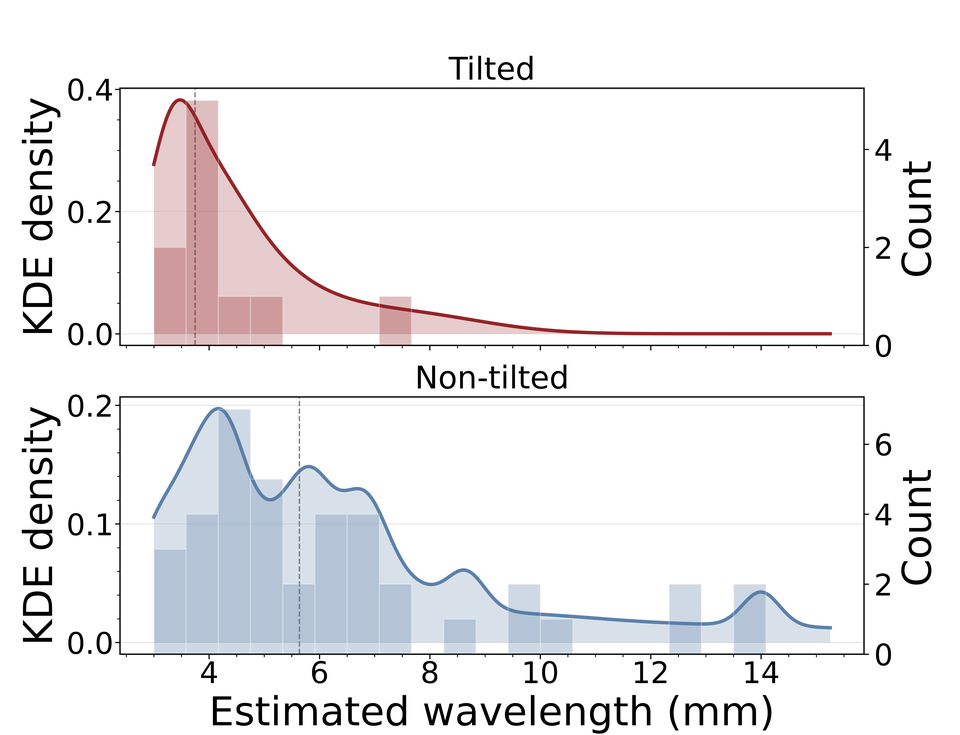
#> input picture src/paper_draft/wavelengths/plots/histogram/histogram_kde_tilted_vs_nontilted.png, 960 x 735 px, shrunk from 5640 x 4320 before the run, given as the content of the folder data/col_segmented/edited, which was not available
$ python histogram.py
#> lines starting #> are read from the running program, lines starting #| are printed output that depends on the picture; after the words box and inside, x2 and y2 are one past the last pixel; in counts of white or black regions, pixels touching at a corner belong together; pictures that were not available may be replaced by others from this repository, and a replacement may not be noted
from pathlib import Path
import numpy as np
import matplotlib.pyplot as plt
import imageio.v2 as imageio
from skimage import measure
from skimage.morphology import skeletonize
from scipy import signal
import networkx as nx


COLOR_TILTED = "#901A1E"
COLOR_NON_TILTED = "#547AA5"


def set_plot_style():
    """Apply paper_draft-like plotting defaults."""
    plt.rcParams.update(
        {
            "figure.dpi": 150,
            "savefig.dpi": 600,
            "font.size": 22,
            "axes.titlesize": 22,
            "axes.labelsize": 28,
            "xtick.labelsize": 21,
            "ytick.labelsize": 21,
            "legend.fontsize": 17,
            "axes.grid": True,
            "grid.alpha": 0.3,
            "grid.linewidth": 0.7,
            "axes.spines.top": True,
            "axes.spines.right": True,
        }
    )


def style_axes(ax):
    """Paper-style axes: transparent face, outward ticks, soft grid."""
    ax.set_facecolor("none")
    for spine in ax.spines.values():
        spine.set_visible(True)
        spine.set_color("black")
        spine.set_linewidth(0.9)
    ax.minorticks_on()
    ax.grid(True, axis="y", which="major", alpha=0.3, linewidth=0.7)
    ax.grid(False, axis="x", which="both")
    ax.tick_params(axis="both", which="both", direction="out", top=False, right=False, pad=1)


def build_skeleton_graph(mask):
    """Build a pixel-level graph from a binary mask skeleton."""
    skel = skeletonize(mask)
    coords = [tuple(p) for p in np.transpose(np.where(skel))]
    if len(coords) == 0:
        return None, skel, []

    graph = nx.Graph()
    dirs = [(-1, -1), (-1, 0), (-1, 1), (0, -1), (0, 1), (1, -1), (1, 0), (1, 1)]
    skel_set = set(coords)

    for p in coords:
        graph.add_node(p)
    for p in coords:
        y, x = p
        for dy, dx in dirs:
            q = (y + dy, x + dx)
            if q in skel_set:
                graph.add_edge(p, q, weight=1)

    return graph, skel, coords


def find_main_trunk(graph, coords):
    """Find trunk path from topmost pixel to farthest graph node."""
    if graph is None or len(coords) == 0:
        return []
    start = min(coords, key=lambda p: p[0])
    lengths = nx.single_source_shortest_path_length(graph, start)
    far = max(lengths, key=lengths.get)
    return nx.shortest_path(graph, source=start, target=far)


def compute_theta_timeseries(path, dx_pixels, start_offset=200):
    """Sample trunk path and compute orientation series along arc-length."""
    pts = np.array(path, dtype=float)
    if pts.shape[0] < 2:
        return None, None

    diffs = np.diff(pts, axis=0)
    seg_d = np.sqrt((diffs ** 2).sum(axis=1))
    cum = np.concatenate(([0.0], np.cumsum(seg_d)))
    total_len = cum[-1]

    if total_len <= start_offset + dx_pixels:
        return None, None

    sample_s = np.arange(start_offset, total_len, dx_pixels)
    sample_pts = []
    for s in sample_s:
        i = np.searchsorted(cum, s) - 1
        i = max(0, min(i, len(seg_d) - 1))
        seg_len = seg_d[i]
        t = (s - cum[i]) / seg_len if seg_len > 0 else 0.0
        p = pts[i] + t * (pts[i + 1] - pts[i])
        sample_pts.append(p)

    thetas = []
    for i in range(len(sample_pts) - 1):
        p0, p1 = sample_pts[i], sample_pts[i + 1]
        dy, dxv = p1[0] - p0[0], p1[1] - p0[1]
        thetas.append(np.arctan2(dxv, dy))

    xs = sample_s[: len(thetas)]
    return xs, np.array(thetas)


def compute_autocorr(x, max_lag=None, min_pairs=4):
    """Compute normalized autocorrelation with unbiased normalization."""
    x = np.asarray(x)
    n = len(x)
    mean, var = x.mean(), x.var()
    if var == 0:
        return np.array([1.0])

    x0 = x - mean
    full = np.correlate(x0, x0, mode="full")
    ac_full = full[n - 1 :]
    max_lag = min(max_lag or n - 1, n - 1)

    ac = np.full((max_lag + 1,), np.nan, dtype=float)
    for lag in range(max_lag + 1):
        pairs = n - lag
        if pairs < min_pairs:
            continue
        ac[lag] = ac_full[lag] / (var * pairs)

    finite = np.isfinite(ac)
    if not finite.any():
        return np.array([np.nan])
    last = np.where(finite)[0].max()
    return ac[: last + 1]


def first_positive_peak_lag(ac):
    """Return the first positive local autocorrelation peak at lag > 0."""
    if len(ac) < 4:
        return None

    vals = np.asarray(ac, dtype=float)
    peaks, _ = signal.find_peaks(vals[1:])
    if len(peaks) == 0:
        return None

    peaks = peaks + 1
    peaks = peaks[vals[peaks] > 0]
    if len(peaks) == 0:
        return None

    return int(peaks[0])


def estimate_wavelength_first_peak(theta, dx_mm, max_lag=200):
    """Estimate wavelength from first positive autocorrelation peak."""
    theta = np.asarray(theta)
    if len(theta) < 12:
        return np.nan, None, None

    x = np.unwrap(theta)
    ac = compute_autocorr(x, max_lag=max_lag)
    peak_lag = first_positive_peak_lag(ac)
    if peak_lag is None:
        return np.nan, ac, None

    return float(peak_lag * dx_mm), ac, int(peak_lag)


def first_peak_uncertainty_mm(ac, peak_lag, dx_mm):
    """Estimate first-peak wavelength uncertainty from autocorr peak width.

    Uses half-prominence peak width around the selected first positive peak.
    Falls back to one-bin uncertainty when width cannot be computed.
    """
    if ac is None or peak_lag is None or peak_lag <= 0 or peak_lag >= len(ac):
        return dx_mm

    vals = np.asarray(ac, dtype=float)
    if not np.isfinite(vals[peak_lag]):
        return dx_mm

    try:
        widths, _, _, _ = signal.peak_widths(vals, [peak_lag], rel_height=0.5)
        if len(widths) > 0 and np.isfinite(widths[0]) and widths[0] > 0:
            # Half-width in lag bins mapped to mm, with a conservative floor of one bin.
            return float(max(dx_mm, 0.5 * widths[0] * dx_mm))
    except Exception:
        pass

    return float(dx_mm)


def analyze_image(filepath, dx_pixels=8, min_root_length=200, max_lag=200):
    """Return first-peak wavelength estimates for each valid root in one image."""
    print(f"Processing {filepath.name}")
    rgba = imageio.imread(filepath)
    image_height_px = rgba.shape[0]
    mm_per_pixel = 100.0 / image_height_px
    dx_mm = dx_pixels * mm_per_pixel

    if rgba.shape[2] == 4:
        mask = rgba[:, :, 3] > 0
    else:
        mask = np.any(rgba[:, :, :3] > 0, axis=2)

    labeled = measure.label(mask, connectivity=2)

    estimates = []
    for region in measure.regionprops(labeled):
        comp_mask = labeled == region.label

        graph, _, coords = build_skeleton_graph(comp_mask)
        if graph is None or len(coords) < 2:
            continue

        main_path = find_main_trunk(graph, coords)
        if len(main_path) < 2:
            continue

        pts_main = np.array(main_path, dtype=float)
        seg_d_main = np.sqrt(np.sum(np.diff(pts_main, axis=0) ** 2, axis=1))
        main_length = seg_d_main.sum() if seg_d_main.size > 0 else 0.0
        if main_length < min_root_length:
            continue

        _, thetas = compute_theta_timeseries(main_path, dx_pixels, start_offset=min_root_length)
        if thetas is None or len(thetas) < 12:
            continue

        wl_first_mm, ac, peak_lag = estimate_wavelength_first_peak(thetas, dx_mm=dx_mm, max_lag=max_lag)
        if not np.isfinite(wl_first_mm):
            continue

        # Low-data uncertainty from first-peak width (fallback to one-bin floor).
        wl_first_err_mm = first_peak_uncertainty_mm(ac, peak_lag, dx_mm)

        estimates.append(
            {
                "image": filepath.name,
                "root_label": int(region.label),
                "wavelength_firstpeak_mm": float(wl_first_mm),
                "wavelength_firstpeak_err_mm": float(wl_first_err_mm),
                "peak_lag_index": int(peak_lag),
                "n_theta_samples": int(len(thetas)),
                "main_length_mm": float(main_length * mm_per_pixel),
            }
        )

    print(f"  Estimated wavelengths for {len(estimates)} roots")
    return estimates


def plot_wavelengths(rows, out_png):
    out_png.parent.mkdir(parents=True, exist_ok=True)

    if not rows:
        fig, ax = plt.subplots(figsize=(8, 4))
        ax.text(0.5, 0.5, "No valid wavelength estimates", ha="center", va="center")
        ax.set_axis_off()
        fig.tight_layout()
        fig.savefig(out_png, dpi=160, bbox_inches="tight")
        plt.close(fig)
        return

    vals = np.array([r["wavelength_firstpeak_mm"] for r in rows if np.isfinite(r["wavelength_firstpeak_mm"])], dtype=float)

    y_tilted = np.array(
        [r["wavelength_firstpeak_mm"] for r in rows if "AgarTilted" in r["image"] and np.isfinite(r["wavelength_firstpeak_mm"])],
        dtype=float,
    )
    e_tilted = np.array(
        [
            float(r["wavelength_firstpeak_err_mm"])
            for r in rows
            if "AgarTilted" in r["image"] and np.isfinite(r["wavelength_firstpeak_mm"])
        ],
        dtype=float,
    )
    y_nontilted = np.array(
        [r["wavelength_firstpeak_mm"] for r in rows if "AgarTilted" not in r["image"] and np.isfinite(r["wavelength_firstpeak_mm"])],
        dtype=float,
    )
    e_nontilted = np.array(
        [
            float(r["wavelength_firstpeak_err_mm"])
            for r in rows
            if "AgarTilted" not in r["image"] and np.isfinite(r["wavelength_firstpeak_mm"])
        ],
        dtype=float,
    )

    p_lo = float(np.percentile(vals, 2))
    p_hi = float(np.percentile(vals, 98))
    if p_hi <= p_lo:
        center = float(np.median(vals))
        spread = max(float(np.std(vals)), 1e-3)
        p_lo, p_hi = center - 2.0 * spread, center + 2.0 * spread

    bins = np.linspace(p_lo, p_hi, 22)
    if np.allclose(bins[0], bins[-1]):
        bins = np.linspace(p_lo - 1.0, p_hi + 1.0, 22)

    fig, axes = plt.subplots(2, 1, figsize=(9.4, 7.2), sharex=True)
    fig.patch.set_alpha(0.0)
    datasets = [
        ("Tilted", y_tilted, COLOR_TILTED),
        ("Non-tilted", y_nontilted, COLOR_NON_TILTED),
    ]

    for ax, (title, yy, color) in zip(axes, datasets):
        if yy.size == 0:
            ax.text(0.5, 0.5, "No valid roots", transform=ax.transAxes, ha="center", va="center")
            ax.set_title(title)
            ax.set_ylabel("Count")
            style_axes(ax)
            continue

        ax.hist(yy, bins=bins, color=color, alpha=0.35, edgecolor="white", linewidth=0.8)

        ax.set_title(title)
        ax.set_ylabel("Count")
        style_axes(ax)

    axes[-1].set_xlabel("Estimated wavelength (mm)")

    fig.savefig(out_png, format="png", transparent=True, facecolor="none", edgecolor="none")
    plt.close(fig)


def main():
    set_plot_style()
    input_dir = Path("data/col_segmented/edited")
    output_dir = Path(__file__).resolve().parent / "plots" / "histogram"

    dx_pixels = 8
    min_root_length = 200
    max_lag = 200

    files = sorted(input_dir.glob("*.png"))
    if not files:
        print(f"No PNG files found in {input_dir}")
        return

    all_rows = []
    print(f"Found {len(files)} images to process\n")

    for fp in files:
        rows = analyze_image(
            fp,
            dx_pixels=dx_pixels,
            min_root_length=min_root_length,
            max_lag=max_lag,
        )
#> in analyze_image, rgba is the input picture: shape (735, 960, 4); mean R, G, B, A 18.4, 16.2, 20.3, 22.2
#> in analyze_image, `mask = rgba[:, :, 3] > 0`:
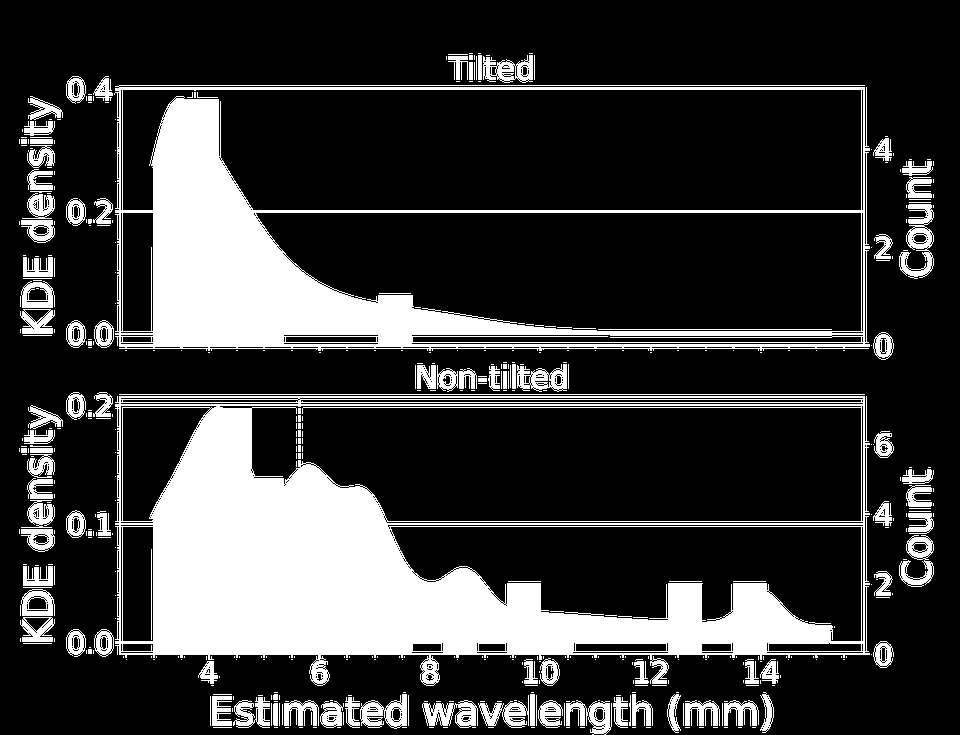
#> mask: shape (735, 960) bool; 22.7% white; 486 white regions (352 under 20 px), largest, box (x1, y1, x2, y2) and area: (115, 396, 870, 686) 80246, (114, 85, 870, 351) 46513, (899, 204, 934, 279) 1160
#> in analyze_image, `labeled = measure.label(mask, connectivity=2)`:
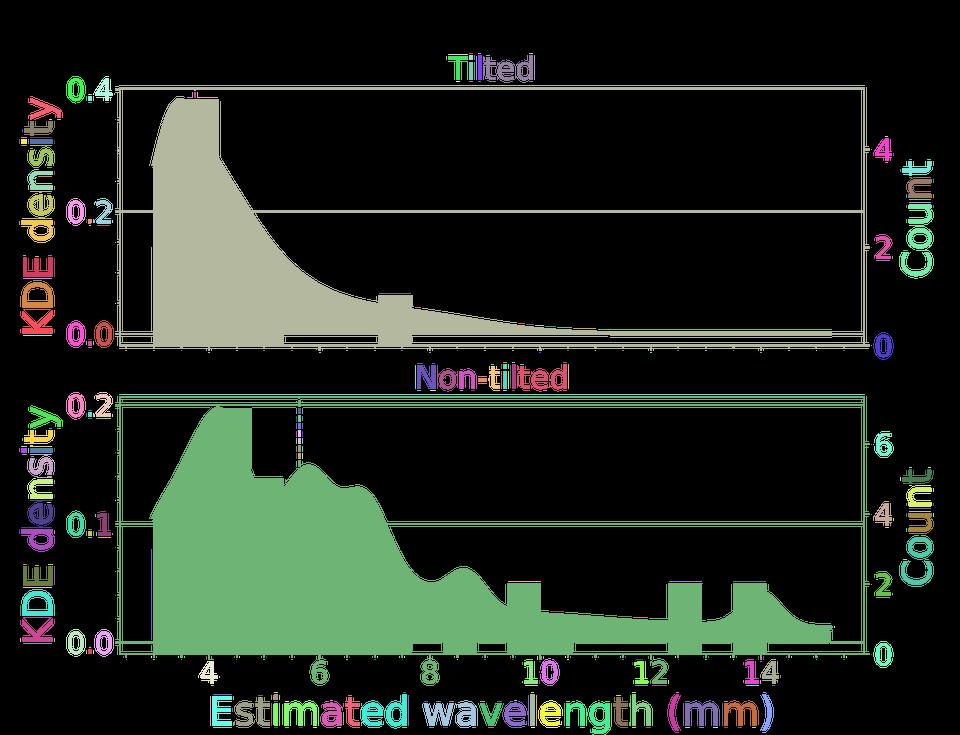
#> labeled: shape (735, 960) int32; 487 distinct labels, from 0 to 486; one colour per label, 0 black
#> the loop in analyze_image, `for region in measure.regionprops(labeled):` made 486 passes
#> (lengths in find_main_trunk, pts_main, seg_d_main, main_length) on passes 1 to 3: ({(53, 469): 0, (53, 470): 1, (53, 471): 2, (53, 472): 3}, [[53, 469], [53, 470], [53, 471], [53, 472]], [1, 1, 1], 3), ({(53, 478): 0, (53, 479): 1, (53, 480): 2}, [[53, 478], [53, 479], [53, 480]], [1, 1], 2), ({(53, 529): 0, (53, 530): 1, (53, 531): 2, (53, 532): 3}, [[53, 529], [53, 530], [53, 531], [53, 532]], [1, 1, 1], 3)
#> pass 1, in analyze_image, `comp_mask = labeled == region.label`:
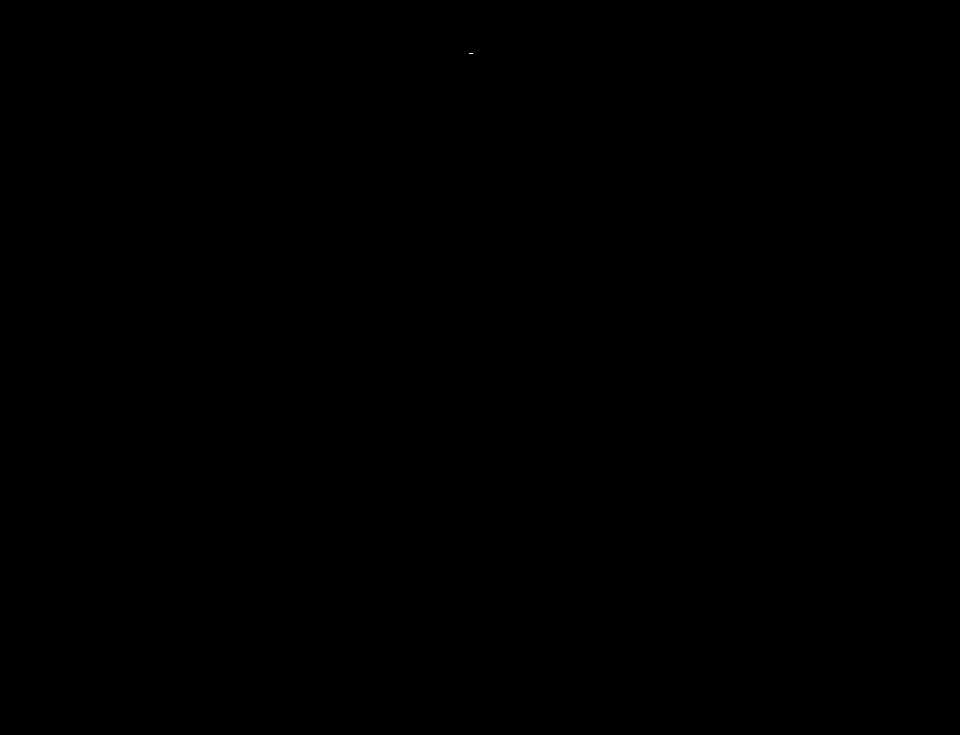
#> comp_mask: shape (735, 960) bool; 0% white in thin lines or dots, all inside (x1, y1, x2, y2) = (469, 53, 473, 54)
#> after the loop in analyze_image, `for region in measure.regionprops(labeled):`: comp_mask: shape (735, 960) bool; 0% white in thin lines or dots, all inside (x1, y1, x2, y2) = (752, 727, 756, 728)
#> after the loop in analyze_image, `for region in measure.regionprops(labeled):`: estimates = 1 item
#|   Estimated wavelengths for 1 roots
#> rows = 1 item
        all_rows.extend(rows)

    out_png = output_dir / "wavelength_histogram_tilted_vs_nontilted.png"
    plot_wavelengths(all_rows, out_png)
#> in plot_wavelengths, `vals = np.array([r["wavelength_firstpeak_mm"] for r in rows if np.isfi..`: vals = [120.8]
#> in plot_wavelengths, `y_tilted = np.array( [r["wavelength_firstpeak_mm"] for r in rows if "A..`: y_tilted = empty array
#> in plot_wavelengths, `y_nontilted = np.array( [r["wavelength_firstpeak_mm"] for r in rows if..`: y_nontilted = [120.8]
#> in plot_wavelengths, `e_nontilted = np.array( [ float(r["wavelength_firstpeak_err_mm"]) for ..`: e_nontilted = [1.69]
#> in plot_wavelengths, `p_lo = float(np.percentile(vals, 2))`: p_lo = 120.8
#> in plot_wavelengths, `spread = max(float(np.std(vals)), 1e-3)`: spread = 0.001
#> in plot_wavelengths, `datasets = [ ("Tilted", y_tilted, COLOR_TILTED), ("Non-tilted", y_nont..`: datasets = [('Tilted', empty array, '#901A1E'), ('Non-tilted', [120.8], '#547AA5')]
#> the loop in plot_wavelengths, `for ax, (title, yy, color) in zip(axes, datasets):` made 2 passes
#> (title, yy, color) on passes 1 to 2: ('Tilted', empty array, '#901A1E'), ('Non-tilted', [120.8], '#547AA5')
#> in plot_wavelengths, `fig.savefig(out_png, format="png", transparent=True, facecolor="none",..`:
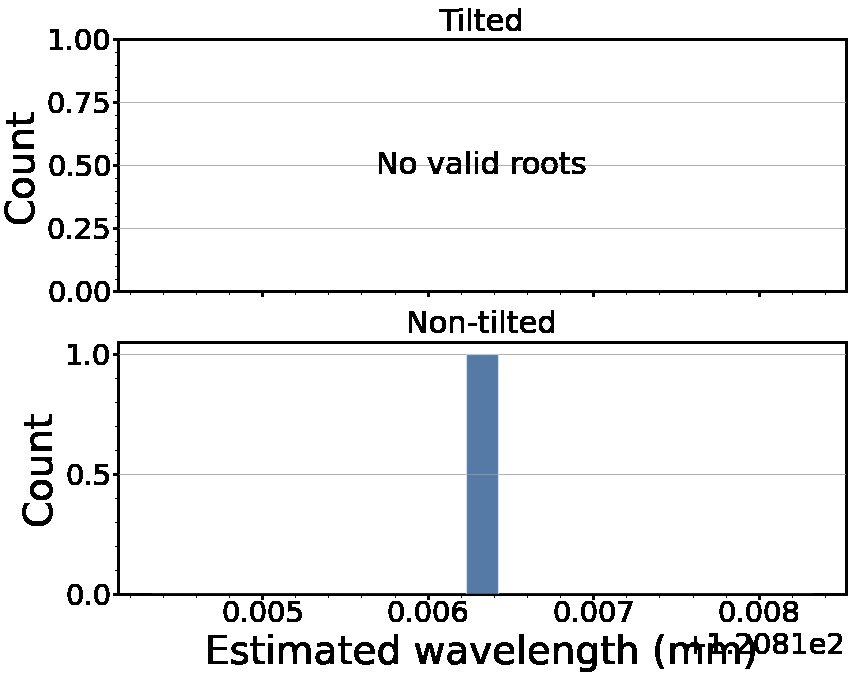
#> figure drawn by matplotlib, 1 panel; tallest bar 1 high, from x = 120.8 to 120.8

    print(f"\nTotal root estimates: {len(all_rows)}")
#| Total root estimates: 1
    print(f"Histogram plot saved to {out_png}")


if __name__ == "__main__":
    main()
